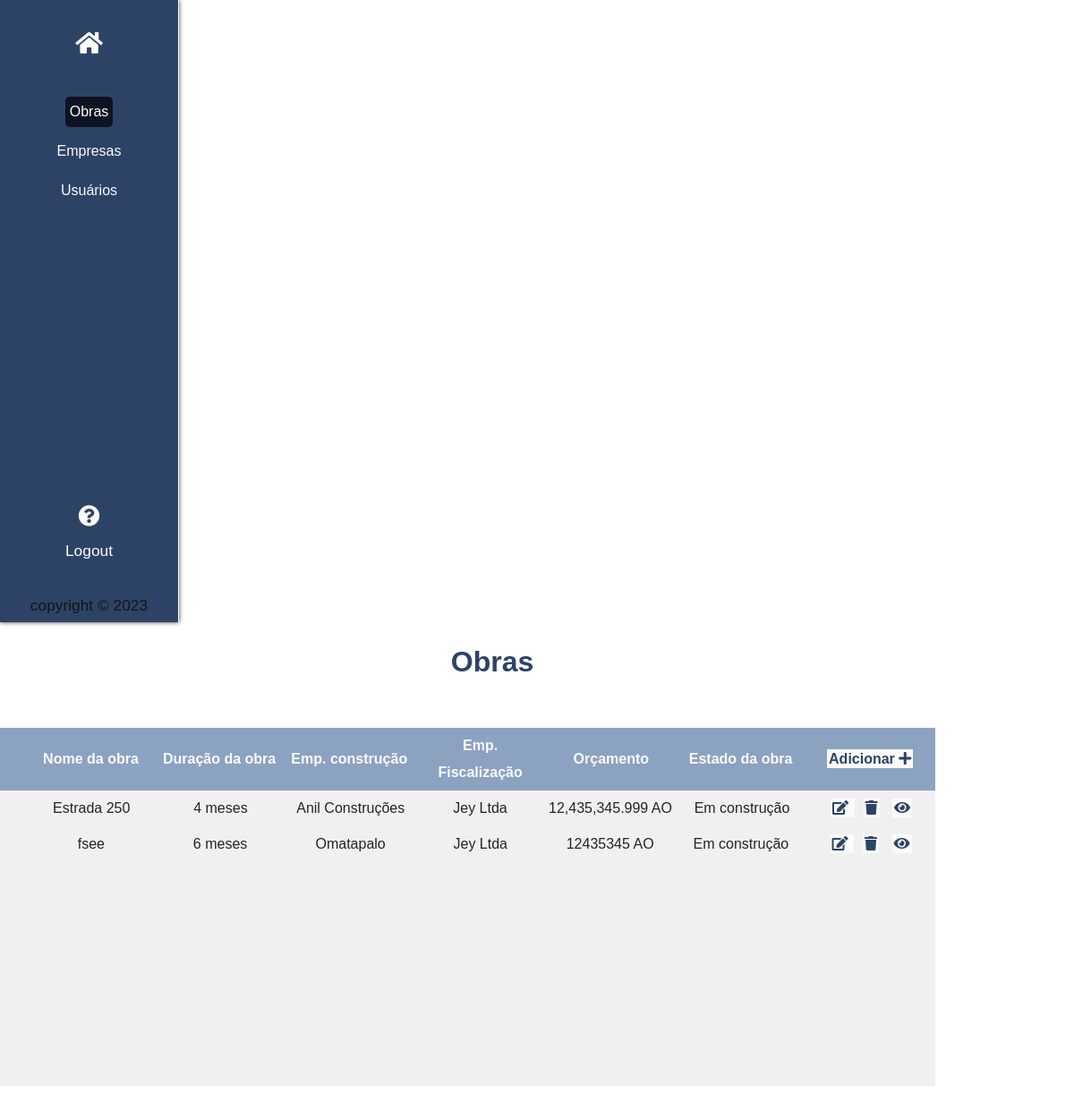
/Obras.php (signed in), run on the app's committed database.
### tables this page shows
CREATE TABLE IF NOT EXISTS `obra` (
  `duracao` smallint(6) DEFAULT NULL,
  `nome` varchar(50) DEFAULT NULL,
  `orcamento` varchar(32) DEFAULT NULL,
  `id` int(11) NOT NULL AUTO_INCREMENT,
  `estado` varchar(50) DEFAULT NULL,
  `fk_fiscalizacao_id` int(11) DEFAULT NULL,
  `fk_costrucao_id` int(11) DEFAULT NULL,
  PRIMARY KEY (`id`),
  KEY `FK_obra_2` (`fk_fiscalizacao_id`),
  KEY `FK_obra_3` (`fk_costrucao_id`)
);

CREATE TABLE IF NOT EXISTS `empresas` (
  `categoria` varchar(50) DEFAULT NULL,
  `numero_cadastro` varchar(50) DEFAULT NULL,
  `ano` date DEFAULT NULL,
  `nome` varchar(50) DEFAULT NULL,
  `id` int(11) NOT NULL AUTO_INCREMENT,
  PRIMARY KEY (`id`)
);

### Classes/Gabinete.php (called while the page is built, shortened)
<?php
Class Gabinete{
    private $pdo;
    public function __construct(){
      try{
        $host='localhost';
        $porta= '3308';
        $dbname='gabinete';
        $user='root';
        $senha='';
        $this->pdo = new PDO('mysql:host='.$host.';port='.$porta.';dbname='.$dbname,$user,$senha);
        } catch (PDOException $e){
        echo " erro de banco de dados: ".$e->getMessage();
        exit();
        }
        catch(Exception $e){
          echo " erro genérico  : ".$e->getMessage();
          exit();
        }
      }
        public function buscar_obras(){
          $cmd=$this->pdo->query('SELECT *FROM obra ORDER BY nome');
          if ( $cmd->rowCount()>0) {
            $dados=$cmd->fetchAll(PDO::FETCH_ASSOC);
          }
          else {
            $dados=array();
          }
          return $dados;
        }
      public function buscar_Uma_empresa($id){
        $cmd=$this->pdo->prepare("SELECT * FROM empresas WHERE id=:id " );
        $cmd->bindValue(":id",$id);
        $cmd->execute();
        if ( $cmd->rowCount()>0) {
          $dados=$cmd->fetch(PDO::FETCH_ASSOC);
        }
        else {
          $dados=array();
        }
        return $dados;
      }
      }

### Obras.php (the view, shortened to what this page needs)
<?php
include 'Classes/Gabinete.php';
 $p=new Gabinete();
?>
<!DOCTYPE html>
<html lang="en">
<head>
    <link rel="stylesheet" href="./Css/obras.css">
    <link href="Css/bootstrap-5.3.0-alpha1/dist/css/bootstrap.min.css" rel="stylesheet">
    <link rel="stylesheet" href="Css/assets/fontawesome/css/all.min.css">
</head>
<body>
    <section>
        <div class="esquerda">
            <div class="superior">
                <a href="index.php" style="font-size: 35px; font-weight: bold;"><i class="fa fa-home"></i></a>
                <div class="menu-lateral">
                    <a href="Obras.php" class="activo">Obras</a>
                    <a href="Empresas.php" class="">Empresas</a>
                    <a href="Usuarios.php" class="">Usuários</a>
                </div>
            </div>
            <div class="inferior">
                <a href=""><i class="fa fa-question-circle"></i></a>
                <a href="Classes/Logout.php">Logout</a>
                <a href="#">copyright &copy; 2023</a>
            </div>
        </div>
        <div class="direita">
            <header>
                Obras
            </header>
            <div class="fluxo-direito">
                <table>
                    <tr id="pr">
                        <td>Nome da obra</td>
                        <td>Duração da obra</td>
                        <td>Emp. construção</td>
                        <td>Emp. Fiscalização</td>
                        <td>Orçamento</td>
                        <td>Estado da obra</td>
                        <td> <a href="form-obra.php">Adicionar <i class="fa fa-plus"></i></a></td>
                    </tr>
                    <?php
    $res=$p->buscar_obras();
     if(count($res)>0){
        foreach($res as $value){
            $id_fiscal= $value['fk_fiscalizacao_id'];
            $id_const= $value['fk_costrucao_id'];
            $fiscal=$p->buscar_Uma_empresa($id_fiscal);
            $construtor=$p->buscar_Uma_empresa($id_const);
            echo " <tr>";
            echo"<td>".$value['nome']."</td>";
            echo"<td>".$value['duracao']." meses </td>";
            echo"<td>".$construtor['nome']."</td>";
            echo"<td>".$fiscal['nome']."</td>";
            echo"<td>".$value['orcamento']." AO </td>";
            echo"<td>".$value['estado']."</td>";
            ?>
                        <td>
                            <a href="form-obra.php?id_edit=<?php echo $value['id'];?>"><i class="fa fa-edit"></i> </a>
                            <a href="" data-bs-toggle="modal" data-bs-target="#exampleModal<?php echo $value['id'];?>"><i class="fa fa-trash"></i></a>
                            <a href="obra-view.php?id_view=<?php echo $value['id'];?>"><i class="fa fa-eye"></i></a>
                        </td>
            <?php
            echo " </tr>";
           }
     }
     else{
        ?>
        <div class="message-sucesso"> <h2>Ainda não há empresas cadastradas!</h2> </div>
        <?php
     }
    ?>
                </table>
            </div>
        </div>
    </section>
</body>
</html>

### Css/obras.css (style rules this page uses)
a.activo { background-color: #0e1320; border-radius: 5px; }
* { padding: 0; margin: 0; font-family: sans-serif; box-sizing: border-box; text-decoration: none !important; }
body { background-color: rgb(250, 250, 250); }
section { display: flex; flex-flow: row wrap; justify-content: space-between; }
.esquerda { display: flex; flex-flow: column nowrap; justify-content: space-between; background-color: #2d4366; width: 200px; height: 695px; align-items: center; padding: 10px 30px 0; box-shadow: 0 0 5px 0 rgb(56, 55, 55); border-right: 1px solid rgb(250, 250, 250); }
.esquerda .superior { display: flex; flex-flow: column nowrap; justify-content: start; align-items: center; }
.esquerda .superior a { margin-top: 10px; font-size: 14pt; }
.esquerda .superior .menu-lateral { display: flex; flex-flow: column nowrap; justify-content: start; width: 100%; align-items: center; }
.esquerda .superior .menu-lateral a { margin: 5px; color: rgb(250, 250, 250); padding: 5px; font-size: 12pt; }
.esquerda .superior .menu-lateral a:first-child { margin: 5px; font-size: 12pt; }
.esquerda .superior a { color: rgb(250, 250, 250); float: left; margin-bottom: 30px; }
.esquerda .superior i { font-size: 1.7rem; color: rgb(250, 250, 250); }
.esquerda .inferior { display: flex; flex-flow: column nowrap; justify-content: start; align-items: center; }
.esquerda .inferior a { color: rgb(250, 250, 250); margin: 5px 0; font-size: 13pt; }
.esquerda .inferior a i { font-size: 1.5rem; color: rgb(250, 250, 250); }
.esquerda .inferior a:last-child { margin-top: 30px; color: rgb(20, 20, 20); }
.direita { width: 1100px; }
.direita header { color: #2d4366; text-align: center; font-size: 2rem; font-weight: bold; margin: 20px 0; }
.direita .fluxo-direito { overflow: auto; width: 95%; height: 500px; }
.direita table { text-align: center; background-color: rgba(185, 181, 181, 0.2); width: 100%; align-content: center; height: 400px; overflow: auto; margin: 30px 0; }
.direita table #pr { color: rgb(250, 250, 250); font-weight: bold; background-color: #8ca2c1; }
.direita table #pr td a { color: rgb(250, 250, 250); background-color: #8ca2c1; padding: 2px; margin: 0px 5px; text-decoration: none; cursor: pointer; }
.direita table #pr td:last-child a { color: #2d4366; background-color: rgb(250, 250, 250); }
.direita table tr { padding-left: 30px; line-height: 30px; display: block; }
.direita table tr td { width: 150px; text-align: center; padding: 5px; }
.direita table tr td a { background-color: rgb(250, 250, 250); color: rgb(20, 20, 20); padding: 2px; margin: 0px 5px; text-decoration: none; cursor: pointer; }
.direita table tr td i { color: #2d4366; background-color: rgb(250, 250, 250); }

### data on the page
obra: nome "Estrada 250", duracao "4", empresas.nome "Anil Construções", empresas.nome "Jey Ltda", orcamento "12,435,345.999", estado "Em construção"
obra: nome "fsee", duracao "6", empresas.nome "Omatapalo", empresas.nome "Jey Ltda", orcamento "12435345", estado "Em construção"
